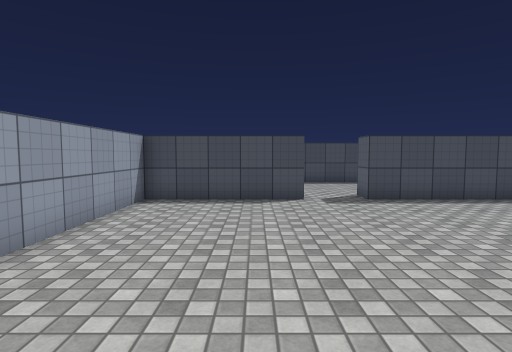
view 1 (above)

16 first-person views from a walk through a Unity game level. The camera is 1.4 m above the floor, tilts 4° down and sees 80° across. The floor is counted in squares, 1 m on a side. Each view is taken from the middle of a square. On the plan, view 1 faces up. The plan holds only what a view shows up to about 14 squares ahead; the rest is blank. The place goes on beyond the plan. The player character is not drawn. Surface patterns are stand-ins for the level's own textures.

view 2
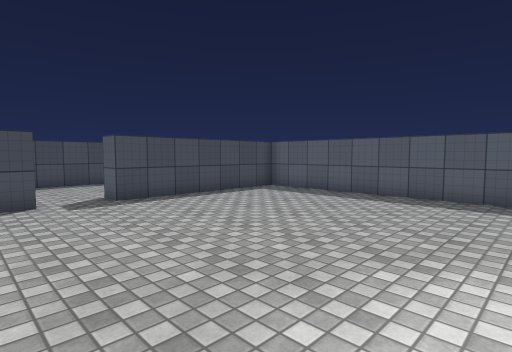

view 3
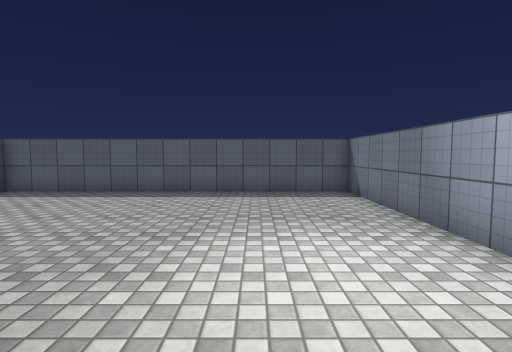

view 4
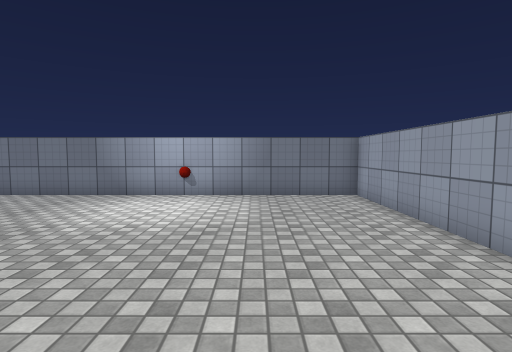

view 5
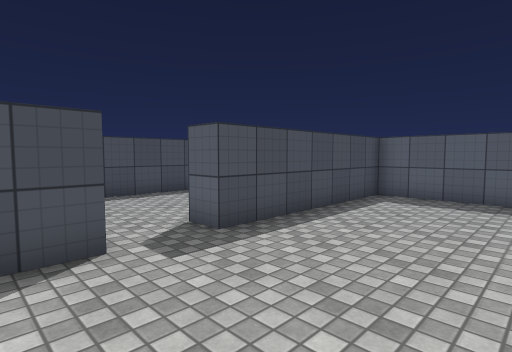

view 6
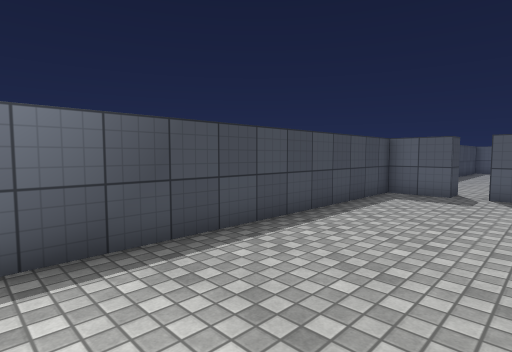

view 7
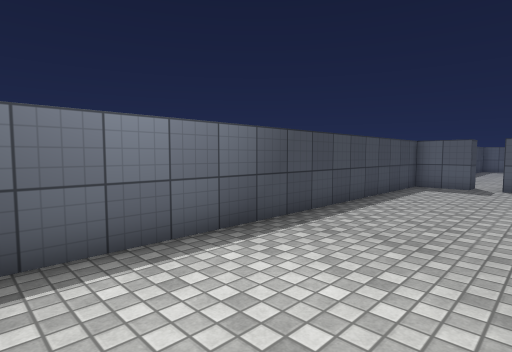

view 8
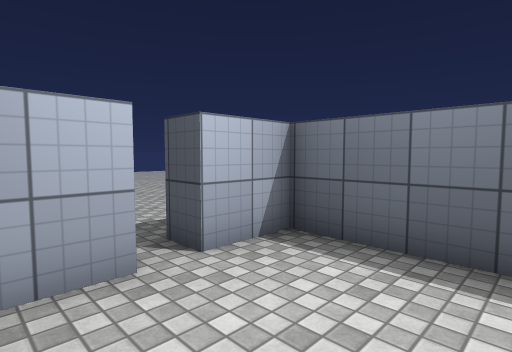

view 9
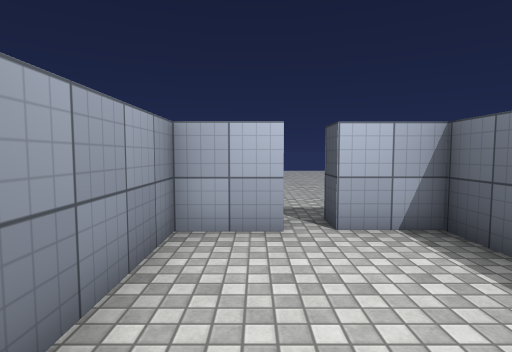

view 10
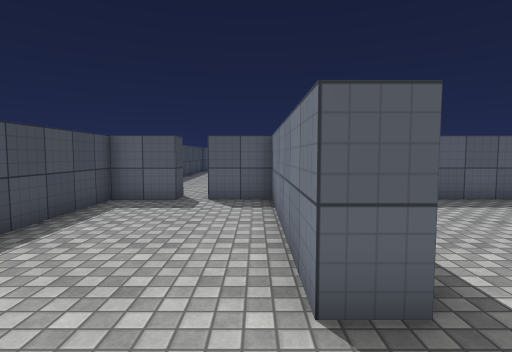

view 11
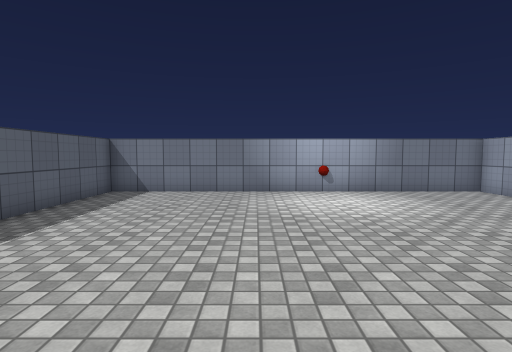

view 12
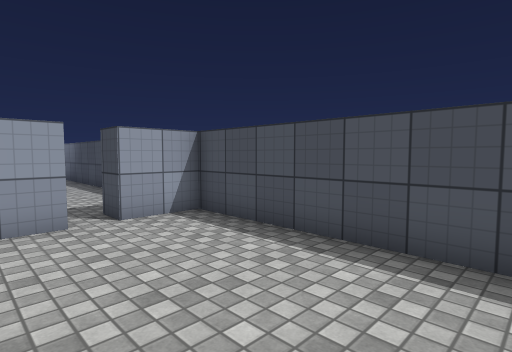

view 13
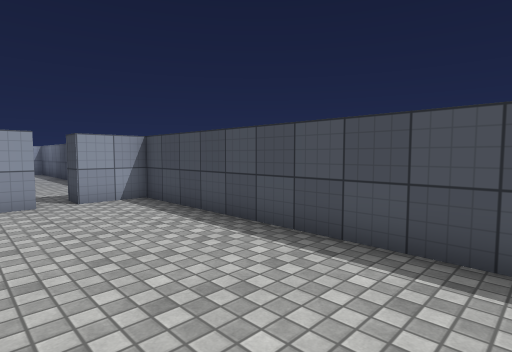

view 14
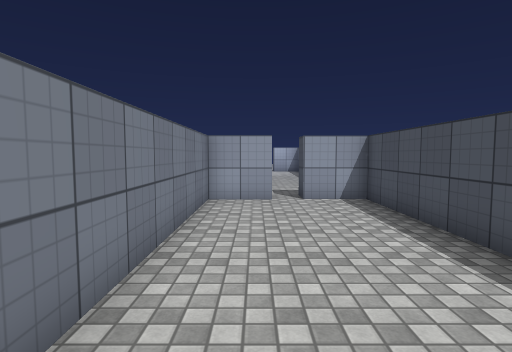

view 15
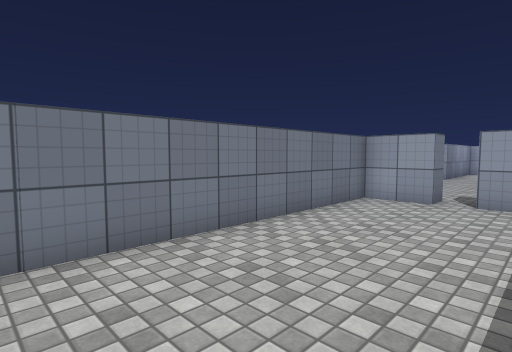

view 16
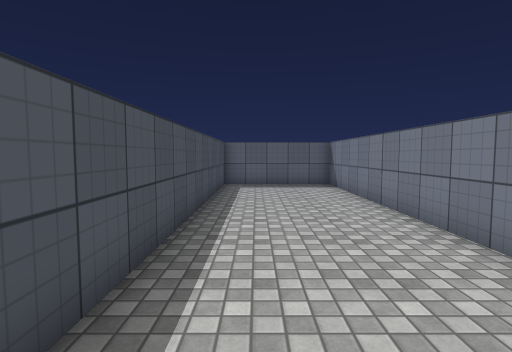

### Floor plan
Ten units are one square. View 1 is at (0, 0); x grows to the right and y downward. Boxes are objects, and circles mark ways between rooms. Rooms are numbered by the first view taken in them; rooms with no view inside come last. Other rooms are left out.
<svg viewBox="-61 -160 281 200">
<path fill="none" stroke="#000" d="M16 -95 -35 -95 -35 35 105 35 105 -95 35 -95M35 -95 35 -105 105 -105 105 -125 114 -125M-45 -126 -45 -105 -6 -105M114 -135 105 -135 105 -155 -45 -155 -45 -135 -56 -135M114 -125 114 -105 215 -105M215 -155 114 -155 114 -135"/>
<circle cx="25" cy="-100" r="3" fill="#2a7"/>
<circle cx="110" cy="-130" r="3" fill="#2a7"/>
<text x="30" y="-30">1</text>
<text x="30" y="-130">2</text>
<text x="160" y="-130">3</text>
</svg>
Room 1 opens to room 2. Room 2 opens to room 3.

Where each view was taken, in squares from view 1:
view 1: 0 up, 0 right, facing up
view 2: 0 up, 0 right, facing up-right
view 3: 0 up, 1 left, facing right
view 4: 7 up, 0 right, facing down
view 5: 5 up, 0 right, facing up-right
view 6: 11 up, 1 left, facing up-right
view 7: 11 up, 4 left, facing up-right
view 8: 11 up, 1 left, facing up-left
view 9: 12 up, 1 right, facing left
view 10: 11 up, 1 right, facing right
view 11: 8 up, 5 right, facing down
view 12: 11 up, 18 right, facing up-left
view 13: 11 up, 21 right, facing up-left
view 14: 12 up, 21 right, facing left
view 15: 15 up, 21 right, facing down-left
view 16: 14 up, 12 right, facing right
